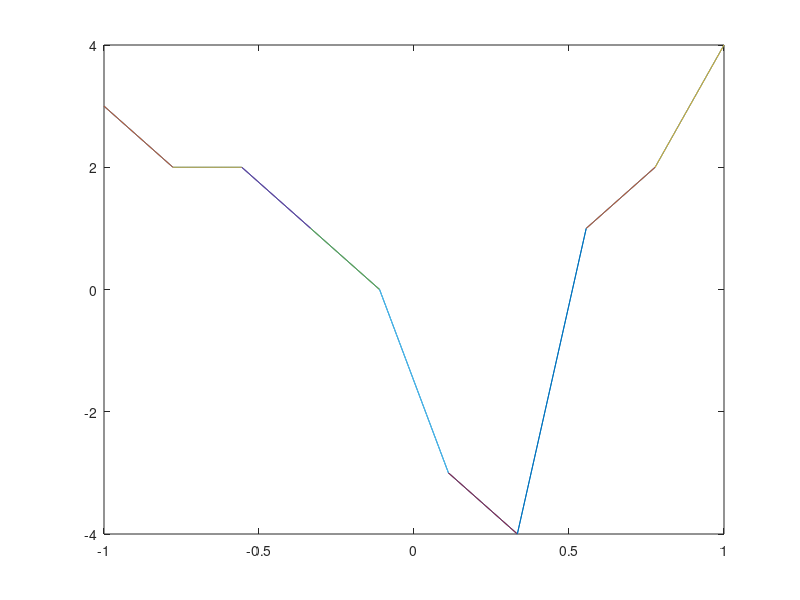

Write the MATLAB code that produced this figure.
%linear interpolation
xi = linspace(-1,1,10)
yi = [3 2 2 1 0 -3 -4 1 2 4]
plot(xi,yi)
hold on
n=10
for i=1:n-1

    x0=xi(i); x1=xi(i+1)
    y0=yi(i); y1=yi(i+1)

    x=linspace(x0,x1,100)
    y=y0+(x-x0)*(y1-y0)/(x1-x0)

    plot(x,y)

end


